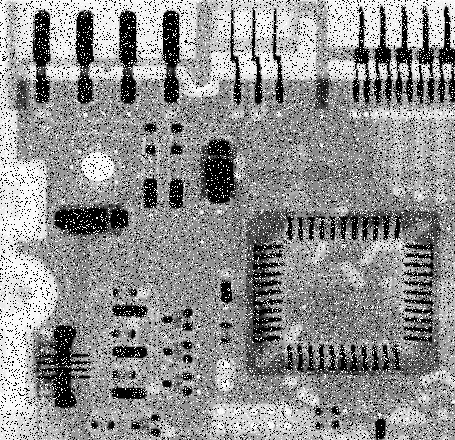
#> input picture images/board.png, 455 x 440 px
$ jupyter execute 'Averaging filter (high pass).ipynb'
#> lines starting #> are read from the running program, lines starting #| are printed output that depends on the picture
[cell 1]
# High Pass SPatial Domain Filtering


'''
High Pass Filtering: It eliminates low-frequency regions
while retaining or enhancing the high-frequency components.
A high pass filtering mask is as shown.

-1/9 -1/9 -1/9
-1/9 8/9 -1/9
-1/9 -1/9 -1/9

'''

import cv2
import matplotlib.pyplot as plt
import math
import numpy as np


# Read the image
img = cv2.imread('images/board.png', 0)
#> img is the input picture: shape (440, 455); min 0, max 255, mean 144.1

# Obtain number of rows and columns
# of the image
m, n = img.shape
#> m = 440; n = 455

# Develop Averaging filter(3, 3) mask
mask = np.ones([3, 3], dtype = int)
mask = mask / -9

# Convolve the 3X3 mask over the image
img_new = np.zeros([m, n])

for i in range(1, m-1):
	for j in range(1, n-1):
		temp = img[i-1, j-1]*mask[0, 0]+img[i-1, j]*mask[0, 1]+img[i-1, j + 1]*mask[0, 2]+img[i, j-1]*mask[1, 0]+ img[i, j]*mask[1, 1]+img[i, j + 1]*mask[1, 2]+img[i + 1, j-1]*mask[2, 0]+img[i + 1, j]*mask[2, 1]+img[i + 1, j + 1]*mask[2, 2]

		img_new[i, j]= temp
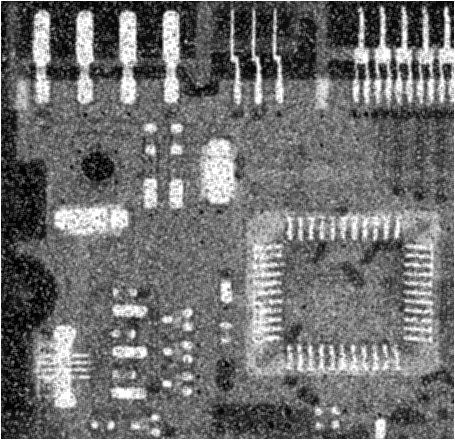
#> img_new: shape (440, 455) float64; min -253.2, max 0, mean -142.4; drawn with min black and max white

img_new = img_new.astype(np.uint8)
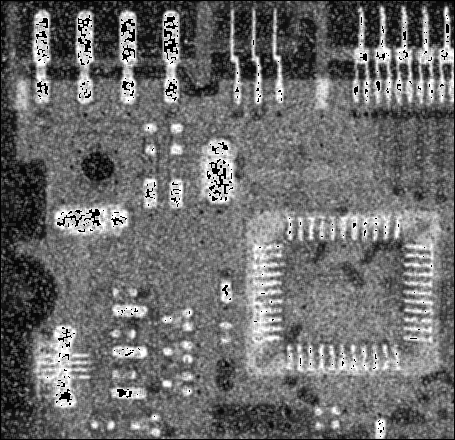
#> img_new: shape (440, 455); min 0, max 255, mean 108.2


# Display the images
plt.imshow(img)
plt.show()

# Display the images
plt.imshow(img_new)
plt.show()
